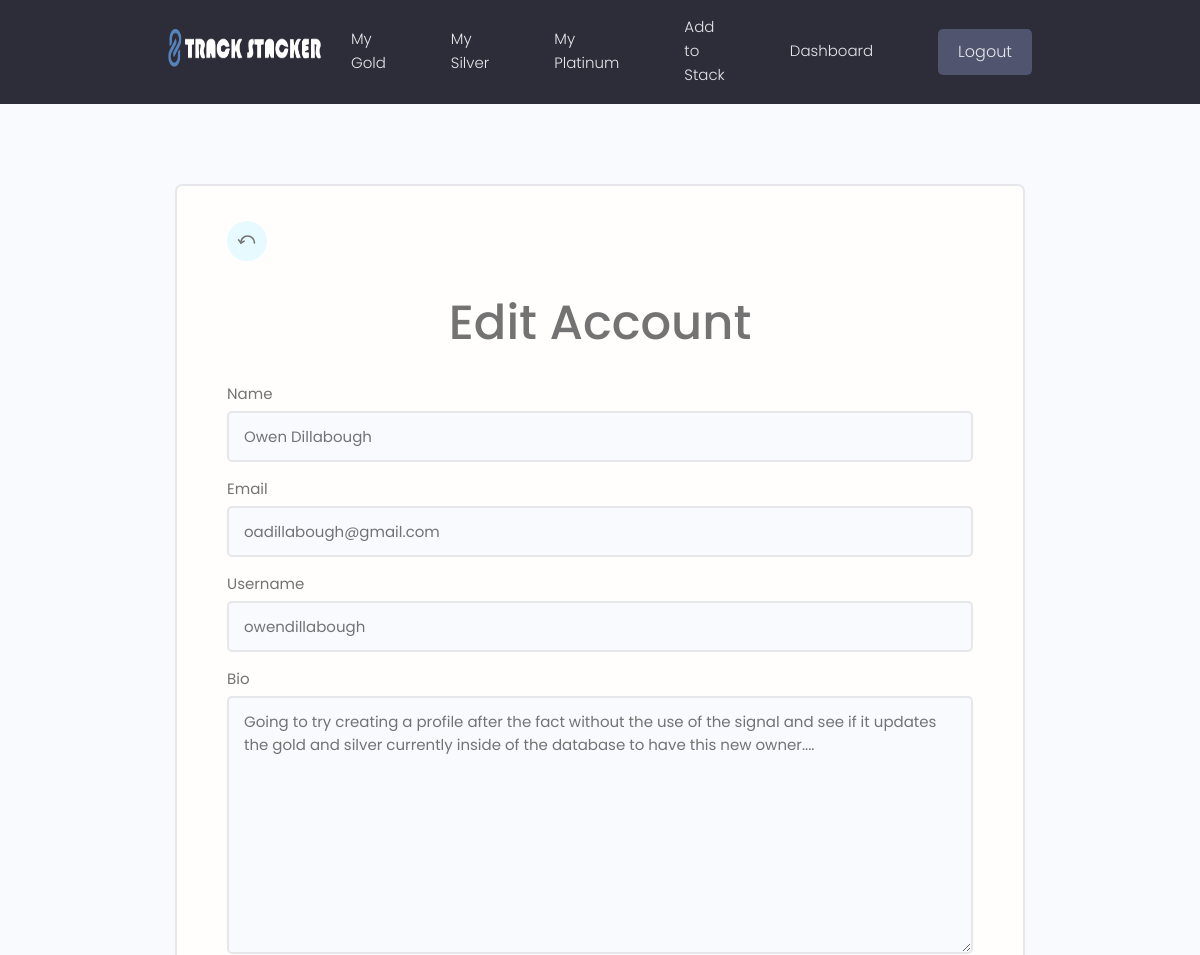
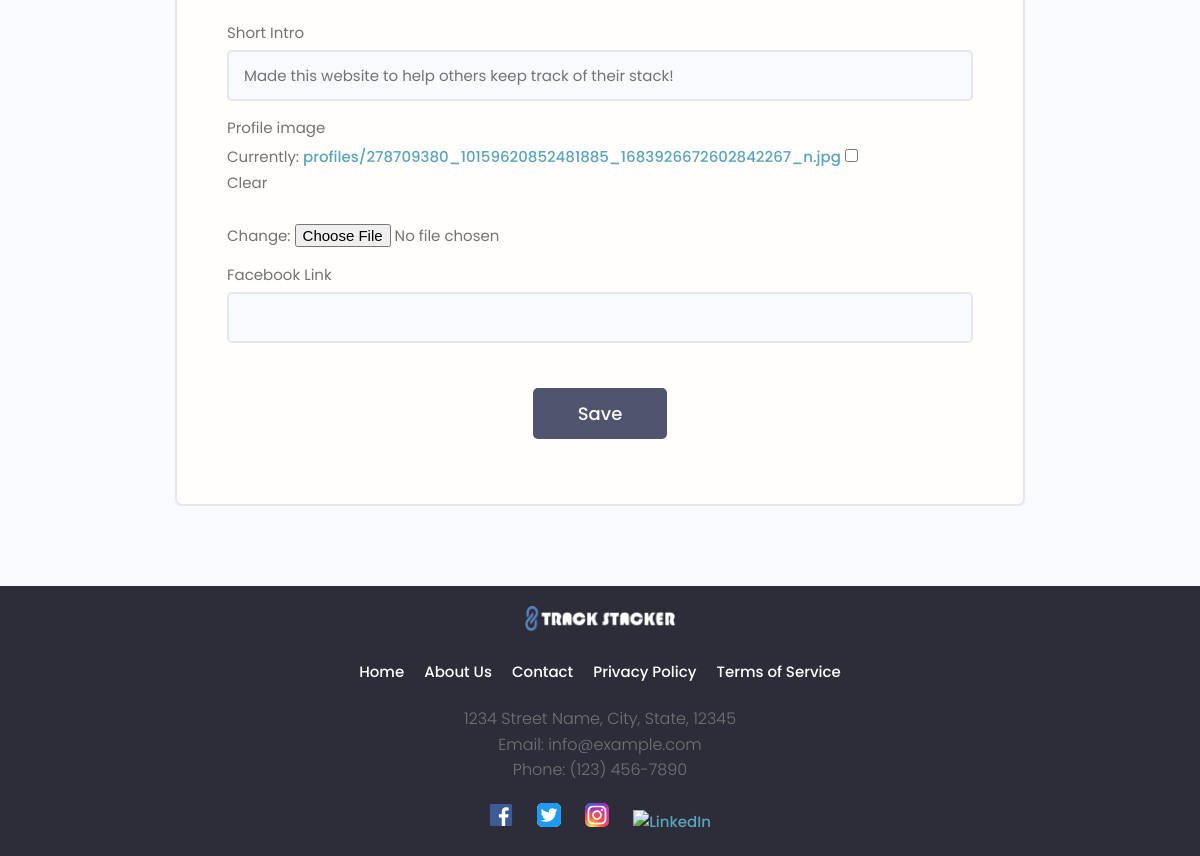
The app's page /users/edit-account/ (signed in) with its own data (2 pictures, top to bottom).
### users/models.py (models this page shows)
class Profile(models.Model):
    user = models.OneToOneField(User, on_delete=models.CASCADE, null=True, blank=True)
    name = models.CharField(max_length=200, blank=True, null=True)
    email =models.EmailField(max_length=500, blank=True, null=True)
    username = models.CharField(max_length=200, blank=True, null=True)
    short_intro = models.CharField(max_length=500, blank=True, null=True)
    bio = models.TextField(blank=True, null=True)
    profile_image = models.ImageField(null=True, blank=True, upload_to='profiles/',
                                        default='profiles/user-default.png')
    social_facebook = models.CharField(max_length=200, blank=True, null=True)
    created = models.DateTimeField(auto_now_add=True)
    id = models.UUIDField(default=uuid.uuid4, unique=True, primary_key=True,
                            editable=False)
    def __str__(self):
        return str(self.user.username)

### users/views.py (the view)
# urls.py: path('edit-account/', views.editAccount, name="edit-account"),
@login_required(login_url='login-user')
def editAccount(request):
    profile = request.user.profile
    print("Profile retrieved:", profile)
    form = CustomProfileForm(instance = profile)
    print("Form data:", form)
    if request.method == 'POST':
        form = CustomProfileForm(request.POST, request.FILES, instance=profile)
        if form.is_valid():
            form.save()
            return redirect('homepage')
    context = {'form': form, 'profile': profile}
    return render (request, 'users/profile_form.html', context)

### users/forms.py
class CustomProfileForm(ModelForm):
    class Meta:
        model = Profile
        fields = ['name', 'email', 'username', 'bio', 'short_intro',
        'profile_image', 'social_facebook']
        labels = {'name': 'Name', 'email': 'Email', 'username': 'Username',
                'bio': 'Bio', 'short_intro': 'Short Intro',
                'social_facebook': 'Facebook Link'}
    def __init__(self,*args, **kwargs):
        super(CustomProfileForm, self).__init__(*args, **kwargs)
        for name, field in self.fields.items():
            field.widget.attrs.update({'class': 'input'})

### users/templates/users/profile_form.html (shortened to what this page needs)
{% extends 'main.html' %}
{% block content %}
<body>
    <main class="formPage my-xl">
        <div class="content-box">
            <div class="formWrapper">
                <a class="backButton" href="{% url 'homepage' %}"><span class="icon-park-outline--back-one"></span></a>
                <br>
                <h1 class="form_header"> Edit Account</h1>
                <form method="POST" enctype="multipart/form-data" action ="{% url 'edit-account' %}">
                    {% for field in form %}
                    <div class="form__field">
                        <label for="formInput#text">{{field.label}} </label>
                        {{field}}
                    </div>
                    {% endfor %}
                    <div id="profile__forminput">
                        <input class="btn btn--sub btn--lg  my-md" type="submit" value="Save" />
                    </div>
                </form>
            </div>
        </div>
    </main>
</body>
{% endblock %}

### static/styles/app.css (style rules this page uses)
:root { --color-sub: #2d2d39; }
.btn--sub { background-color: var(--color-sub-light); }
.content-box { width: 95%; max-width: 85rem; margin: 0 auto; }
.backButton { background: var(--color-main-light); color: var(--color-main); width: 4rem; height: 4rem; display: flex; align-items: center; justify-content: center; border-radius: 50%; }
.formPage .formWrapper { list-style: none; background: var(--color-white); padding: 3.5rem 5rem; border: 2px solid var(--color-light); border-radius: 0.7rem; }

### static/uikit/styles/modules/_variables.css (style rules this page uses)
:root { --color-main: #5aa5b9; --color-main-light: #e6faff; --color-sub: #3f4156; --color-sub-light: #51546e; --color-sub-lighter: #ededfd; --color-text: #737373; --color-gray: #8b8b8b; --color-light: #e5e7eb; --color-light-gray: #767676; --color-bg: #f8fafd; --color-white: #fffefd; --color-white-light: #f3f3f3; --color-success: #359e64; --color-success-bg: #def8e8; --color-error: #fc4b0b; --color-error-bg: #fff2ee; --font-base: 'Poppins', arial, helvetica, 'Segoe UI', roboto, ubuntu, sans-serif; --font-monospace: 'Fira Code', 'Courier New', courier, monospace; --font-regular: 300; --font-medium: 500; --font-bold: 700; --generic-shadow: 1px 1px 5px #00000010; --generic-transition: all 0.3s ease-in-out; }

### static/uikit/styles/modules/_base.css (style rules this page uses)
* { margin: 0; padding: 0; box-sizing: border-box; text-rendering: optimizeLegibility; color: inherit; font-size: inherit; }
html { font-size: 50%; }
@media only screen and (min-width: 480px) { html { font-size: 56.25%; } }
@media only screen and (min-width: 1200px) { html { font-size: 62.5%; } }
body { line-height: 1.6; font-weight: 400; font-size: 1.5rem; color: var(--color-text); background-color: var(--color-bg); min-height: 100vh; }

### static/uikit/styles/modules/_typography.css (style rules this page uses)
* { font-family: var(--font-base); }
h1 { font-size: 4.8rem; font-weight: var(--font-medium); }
p, span, strong { font-size: 1.6rem; color: var(--color-text); font-weight: var(--font-regular); }
a { padding-bottom: 2px; text-decoration: none; display: inline-block; color: var(--color-main); font-weight: var(--font-medium); }

### static/uikit/styles/modules/_utilities.css (style rules this page uses)
.my-md { margin: 3rem auto; }
.my-xl { margin: 8rem auto; }

### static/uikit/styles/modules/_button.css (style rules this page uses)
.btn { display: inline-block; position: relative; cursor: pointer; background-color: var(--color-light); font-weight: var(--font-medium); color: var(--color-sub); text-decoration: none; padding: 1rem 2rem; border-radius: 0.5rem; border: none; width: -webkit-fit-content; width: -moz-fit-content; width: fit-content; height: -webkit-fit-content; height: -moz-fit-content; height: fit-content; font-size: 1.6rem; outline-width: 0; outline-color: transparent; -webkit-backface-visibility: hidden; backface-visibility: hidden; transition: all 0.3s ease-in-out; }
.btn--sub { background-color: var(--color-sub); color: var(--color-white); }
.btn--lg { font-size: 1.8rem; padding: 1.2rem 4.5rem; }

### static/uikit/styles/modules/_form.css (style rules this page uses)
.form__field { margin-top: 1.5rem; margin-bottom: 1.5rem; }
.form__label, .form__field > label { display: block; margin-bottom: 0.5rem; color: var(--color-text); }
input.input[type='text'], input.input[type='email'], input.input[type='password'], input.input[type='number'], textarea.input { min-width: 24rem; width: 100%; padding: 1.2rem 1.5rem; border-radius: 0.5rem; border: 2px solid var(--color-light); transition: all 0.3s ease-in-out; background-color: var(--color-bg); }
.form_header { text-align: center; margin-bottom: 20px; }
#profile__forminput { display: flex; justify-content: center; align-items: center; }

### records on screen
Profile: form "Owen Dillabough" "oadillabough@gmail.com" "owendillabough" "Going to try creating a profile after the fact without the use of the signal and see if it updates the gold and silver currently inside of the database to have this new owner...." "Made this website to help others keep track of their stack!"

### other values on screen
{{ field.label }} "Name" "Email" "Username" "Bio" "Short Intro" "Profile image" "Facebook Link"
